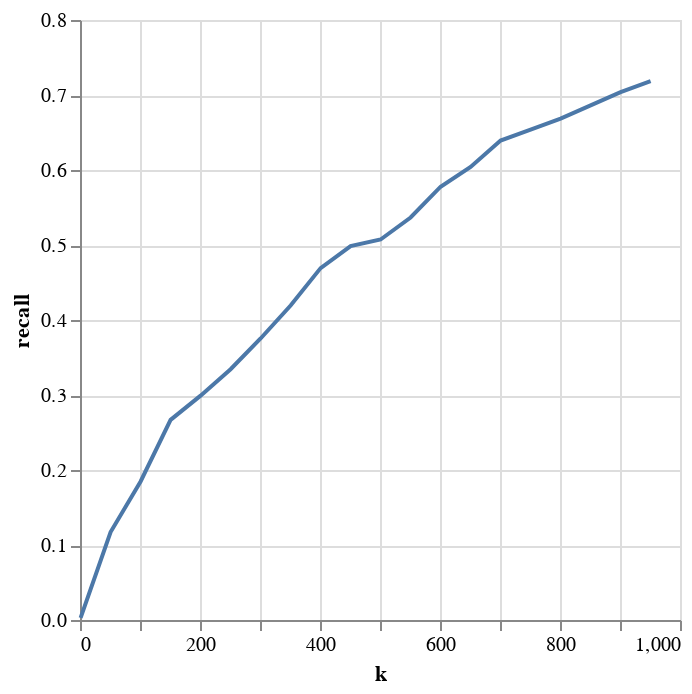

Notebook source saved alongside this figure:
### Code cell
alt.Chart(pl.DataFrame({
    "k": k_,
    "recall": res_
})).mark_line().encode(
    x="k:Q",
    y="recall:Q"
)

### Figure 1 — Vega-Lite specification as saved in the notebook (floating-point values rounded to 4 significant figures)
{"config": {"view": {"continuousWidth": 300, "continuousHeight": 300}}, "data": {"name": "data-2e2af0c4f5735aae1ca5200332da2118"}, "mark": {"type": "line"}, "encoding": {"x": {"field": "k", "type": "quantitative"}, "y": {"field": "recall", "type": "quantitative"}}, "$schema": "https://vega.github.io/schema/vega-lite/v5.17.0.json", "datasets": {"data-2e2af0c4f5735aae1ca5200332da2118": [{"k": 1, "recall": 0.002933}, {"k": 51, "recall": 0.1173}, {"k": 101, "recall": 0.1848}, {"k": 151, "recall": 0.2669}, {"k": 201, "recall": 0.2991}, {"k": 251, "recall": 0.3343}, {"k": 301, "recall": 0.3754}, {"k": 351, "recall": 0.4194}, {"k": 401, "recall": 0.4692}, {"k": 451, "recall": 0.4985}, {"k": 501, "recall": 0.5073}, {"k": 551, "recall": 0.5367}, {"k": 601, "recall": 0.5777}, {"k": 651, "recall": 0.6041}, {"k": 701, "recall": 0.6393}, {"k": 751, "recall": 0.654}, {"k": 801, "recall": 0.6686}, {"k": 851, "recall": 0.6862}, {"k": 901, "recall": 0.7038}, {"k": 951, "recall": 0.7185}]}}
